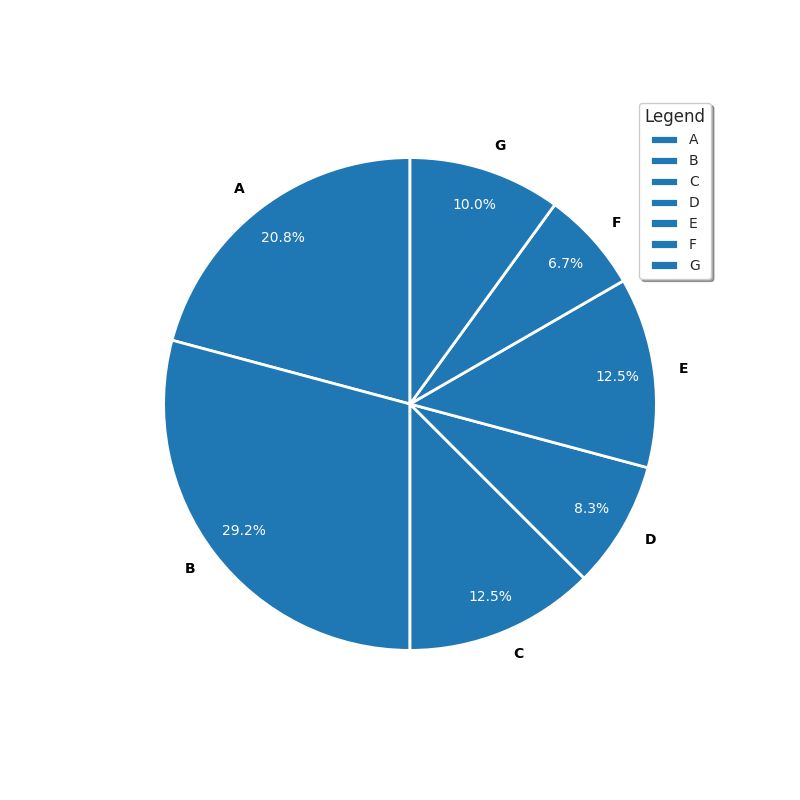

Reproduce this figure in Python.
import matplotlib.pyplot as plt

# Data series
percentages = [25, 35, 15, 10, 15, 8, 12]
single_color = '#1f77b4'  # Consistent color for all wedges
labels = ['A', 'B', 'C', 'D', 'E', 'F', 'G']

fig, ax = plt.subplots(figsize=(8, 8))

# Create pie chart with consistent color
wedges, texts, autotexts = ax.pie(percentages, labels=labels, startangle=90, colors=[single_color]*len(percentages), autopct='%1.1f%%',
       wedgeprops={'linestyle': '-', 'linewidth': 2}, pctdistance=0.85)

# Style autotexts
for autotext in autotexts:
    autotext.set_color('white')
    autotext.set_fontsize(10)

# Style texts
for text in texts:
    text.set_color('black')
    text.set_fontsize(10)
    text.set_fontweight('bold')

ax.legend(loc='upper right', fontsize=10, shadow=True, title="Legend", title_fontsize=12)
ax.set_facecolor('#f9f9f9')
ax.grid(linestyle='--', alpha=0.5)

plt.show()
